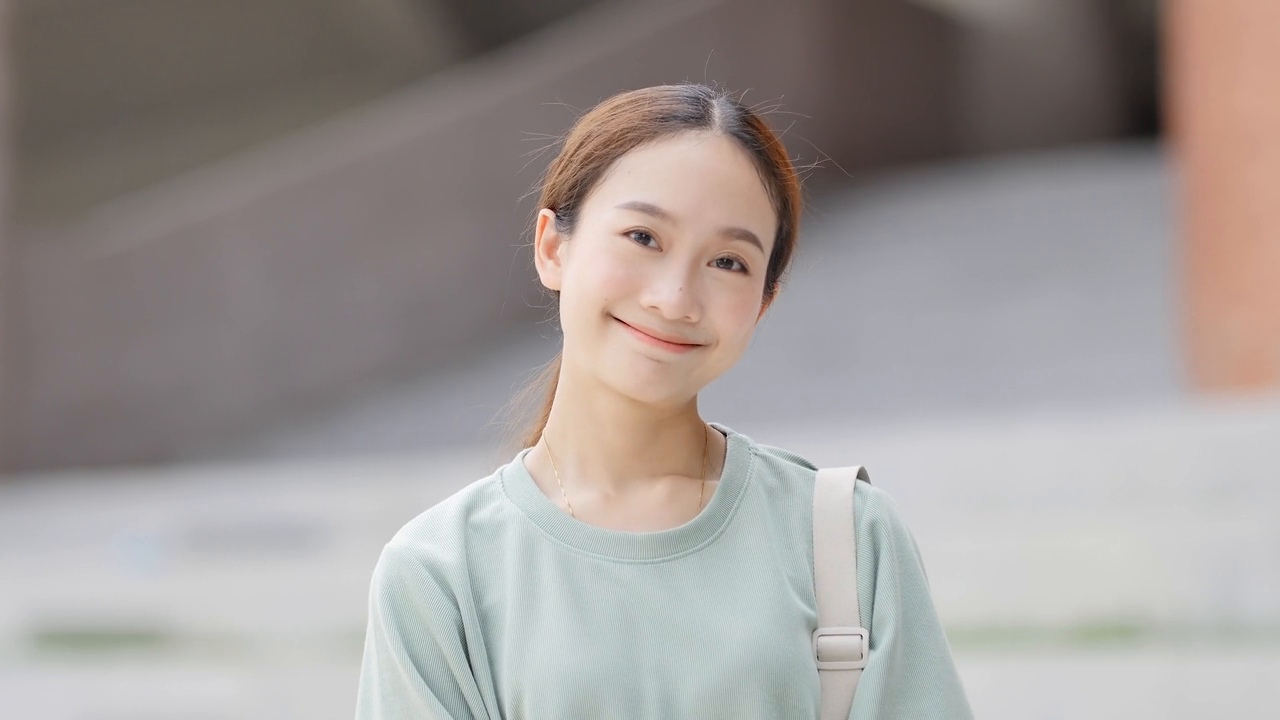
#> input picture frame 32 of data/person2.mp4, 1280 x 720 px
$ python 2_cartoon_filter.py
#> lines starting #> are read from the running program, lines starting #| are printed output that depends on the picture; after the words box and inside, x2 and y2 are one past the last pixel; in counts of white or black regions, pixels touching at a corner belong together
import cv2
import numpy as np

# cap = cv2.VideoCapture('data/person1.mp4')
cap = cv2.VideoCapture('data/person2.mp4')
# [6 lines of commented-out code are left out]

while True:
    success, img = cap.read()
#> img is the input picture: shape (720, 1280, 3); mean B, G, R 150.7, 152.9, 159.5

    if not success:
        cap.set(cv2.CAP_PROP_POS_FRAMES, 0)
        continue

    ### 엣지 검출
    # 그레이스케일 변환 - 엣지 검출 전 색상 제거
    gray = cv2.cvtColor(img, cv2.COLOR_BGR2GRAY)

    """ 히스토그램 평활화 """
    # 이미지 밝기 대비 개선
    # gray = cv2.equalizeHist(gray)

    # CLAHE - (Contrast Limited Adaptive Histogram Equalization)
    clahe = cv2.createCLAHE(clipLimit=2.0, tileGridSize=(8,8))
    gray = clahe.apply(gray)
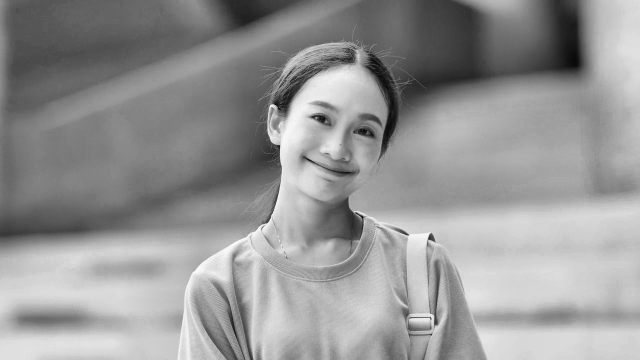
#> gray: shape (720, 1280) (shown at 1/2 size); min 1, max 255, mean 149.7

    """ 블러 처리 """
    # 가우시안 블러 - 전체적인 부드러운 노이즈 제거 및 부드럽게 처리
    # blurred = cv2.GaussianBlur(gray, (5,5), 0)

    # 메디안 블러 - 엣지를 더 보존하면서 노이즈 제거
    blurred = cv2.medianBlur(gray, 5)

    """ 엣지 검출 """
    # 캐니 엣지 검출 - 엣지 검출
    # 최소임계값: 이 값보다 낮은 그라디언트 값은 엣지로 간주되지 않음
    # 최대임계값: 이 값보다 높은 그라디언트 값은 확실한 엣지로 간주
    # edges = cv2.Canny(blurred, 100, 200)

    # 자동 임계값 계산
    v = np.median(blurred)
#> v = 152
    lower = int(max(0, 0.66 * v))
#> lower = 100
    upper = int(min(255, 1.33 * v))
#> upper = 202
    edges = cv2.Canny(blurred, lower, upper)
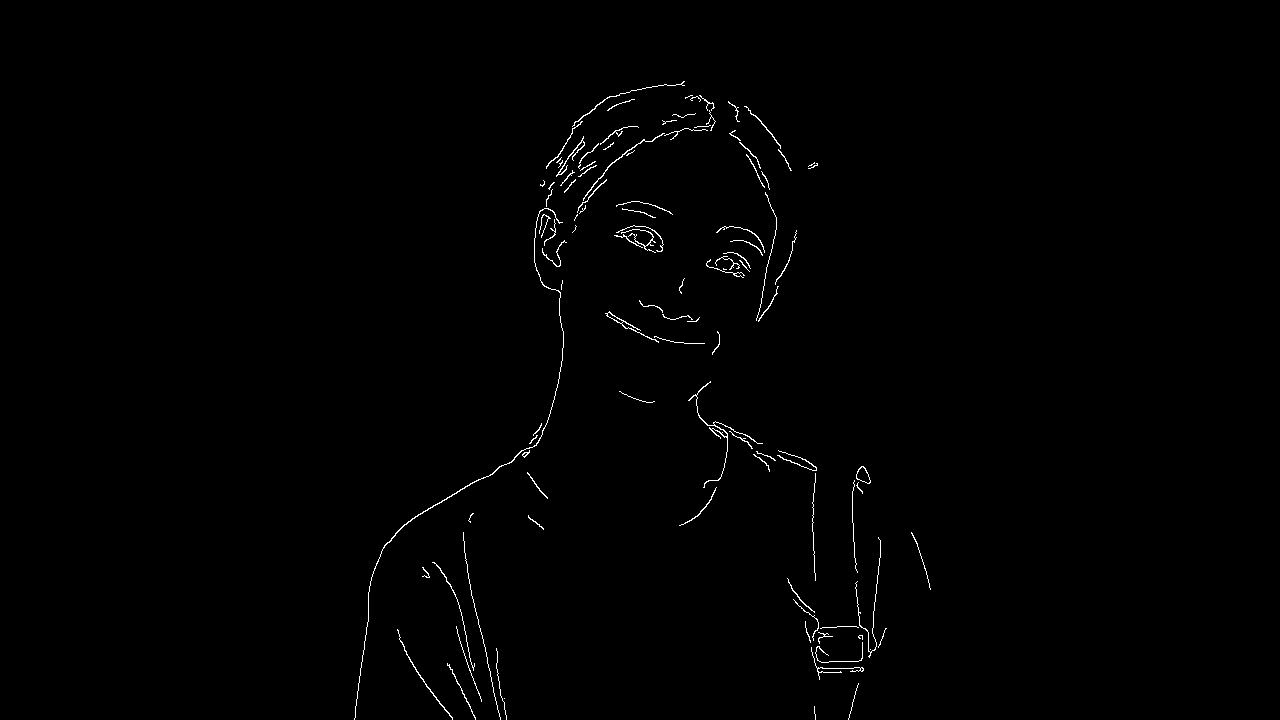
#> edges: shape (720, 1280); 0.67% white in thin lines or dots, all inside (x1, y1, x2, y2) = (354, 81, 931, 720)

    """ 엣지 연결 - 모폴로지 연산을 사용하여 연결 """
    # 사각형 커널 생성
    kernel = cv2.getStructuringElement(cv2.MORPH_RECT, (3,3))
    # 팽창 - 커널을 적용하여 하나라도 1이 있으면 중심 픽셀을 1로 만듬
    dilated = cv2.dilate(edges, kernel, iterations=1)
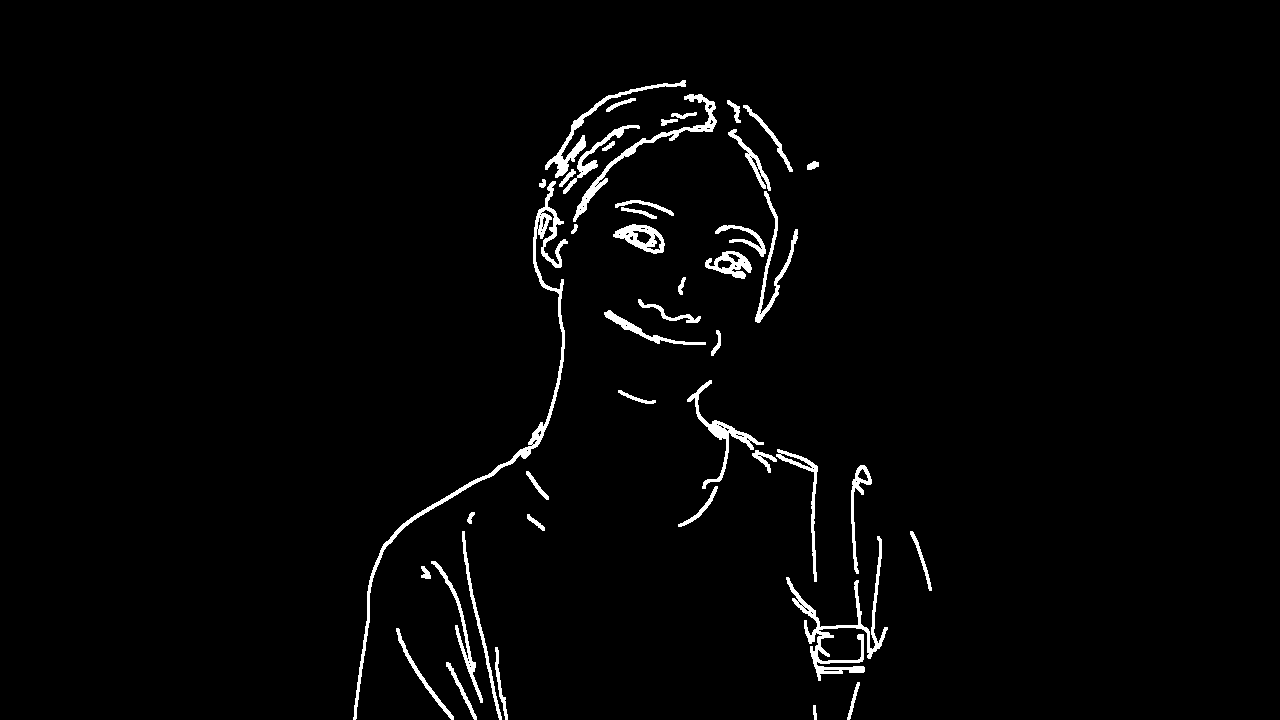
#> dilated: shape (720, 1280); 2.2% white; 44 white regions, largest, box (x1, y1, x2, y2) and area: (353, 181, 568, 720) 3204, (786, 536, 888, 681) 2253, (573, 94, 717, 222) 1356
    # 침식 - 커널을 적용하여 하나라도 0이 있으면 중심 픽셀 제거
    edges = cv2.erode(dilated, kernel, iterations=1)

    """ 필터(가우시안, 양방향 등) """
    # 색상 단순화 - 색상 평탄화. 잡음 제거
    # cv2.bilateralFilter: 양방향 필터링 함수. 엣지가 아닌 부분만 블러링하여 에지 보존
    color = cv2.bilateralFilter(img, d=9, sigmaColor=75, sigmaSpace=75)
    # color = cv2.bilateralFilter(img, d=-1, sigmaColor=75, sigmaSpace=75)

    # 엣지와 색상 결합
    edges = cv2.bitwise_not(edges)
    edges_colored = cv2.cvtColor(edges, cv2.COLOR_GRAY2BGR)

    # 색상과 윤곽선 결합
    cartoon = cv2.bitwise_and(color, edges_colored)
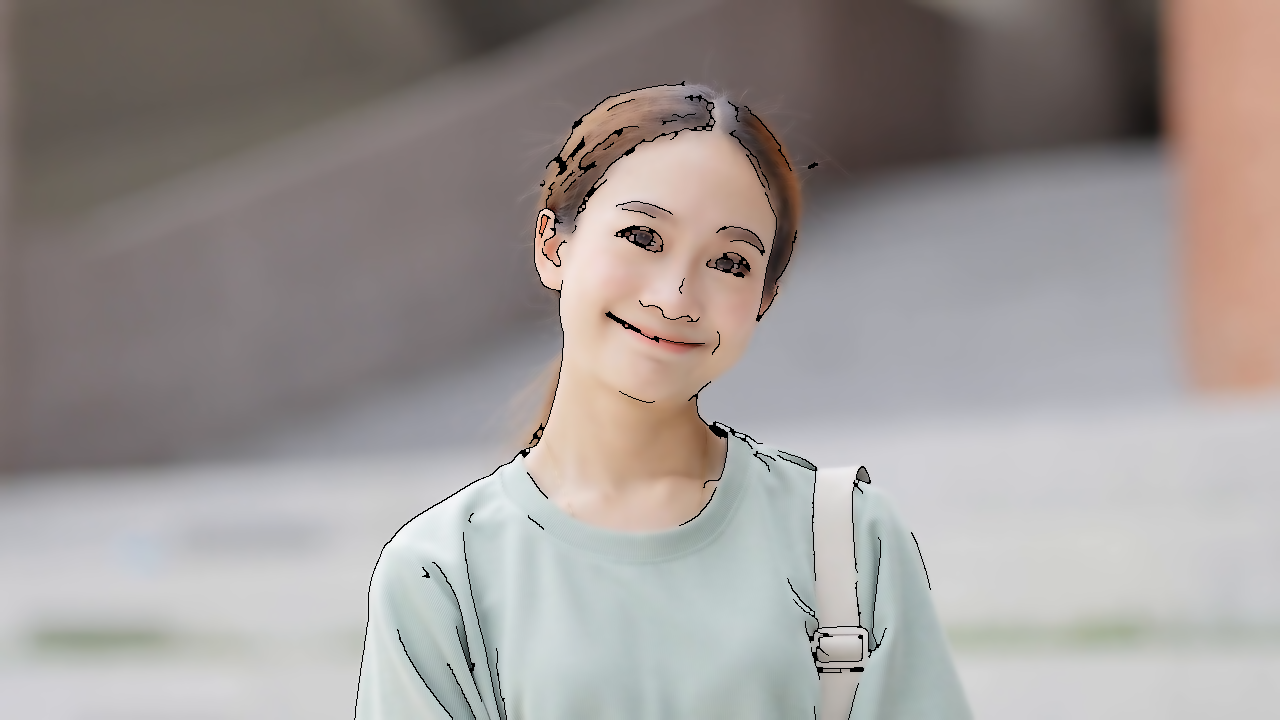
#> cartoon: shape (720, 1280, 3); mean B, G, R 149.5, 151.7, 158.2

    cv2.imshow('cartoon', cartoon)
    cv2.imshow('edges', edges)

    if cv2.waitKey(25) & 0xFF == ord('q'):
#> (key q is pressed here)
        break

cap.release()
cv2.destroyAllWindows()

$ run again, starting later in the video
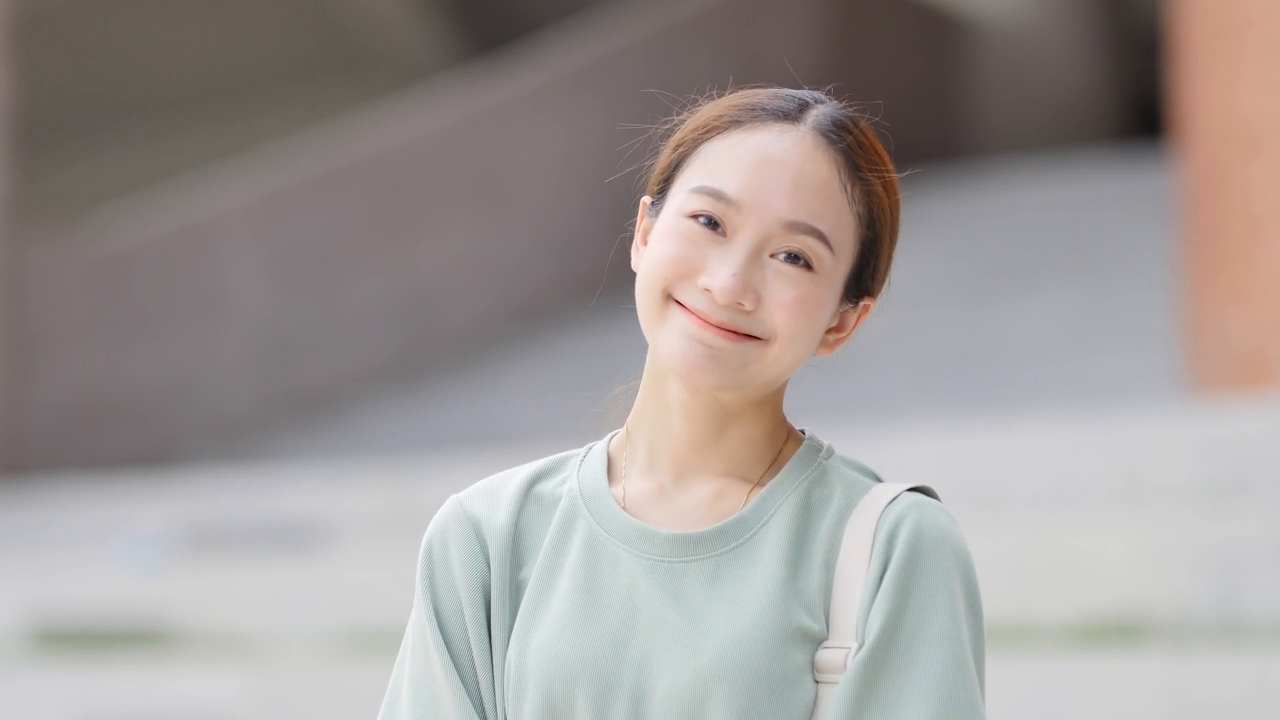
#> input picture frame 144 of data/person2.mp4, 1280 x 720 px
#> img is the input picture: shape (720, 1280, 3); mean B, G, R 151.1, 153, 159.6
#> v = 149
#> lower = 98
#> upper = 198
#> `edges = cv2.Canny(blurred, lower, upper)`:
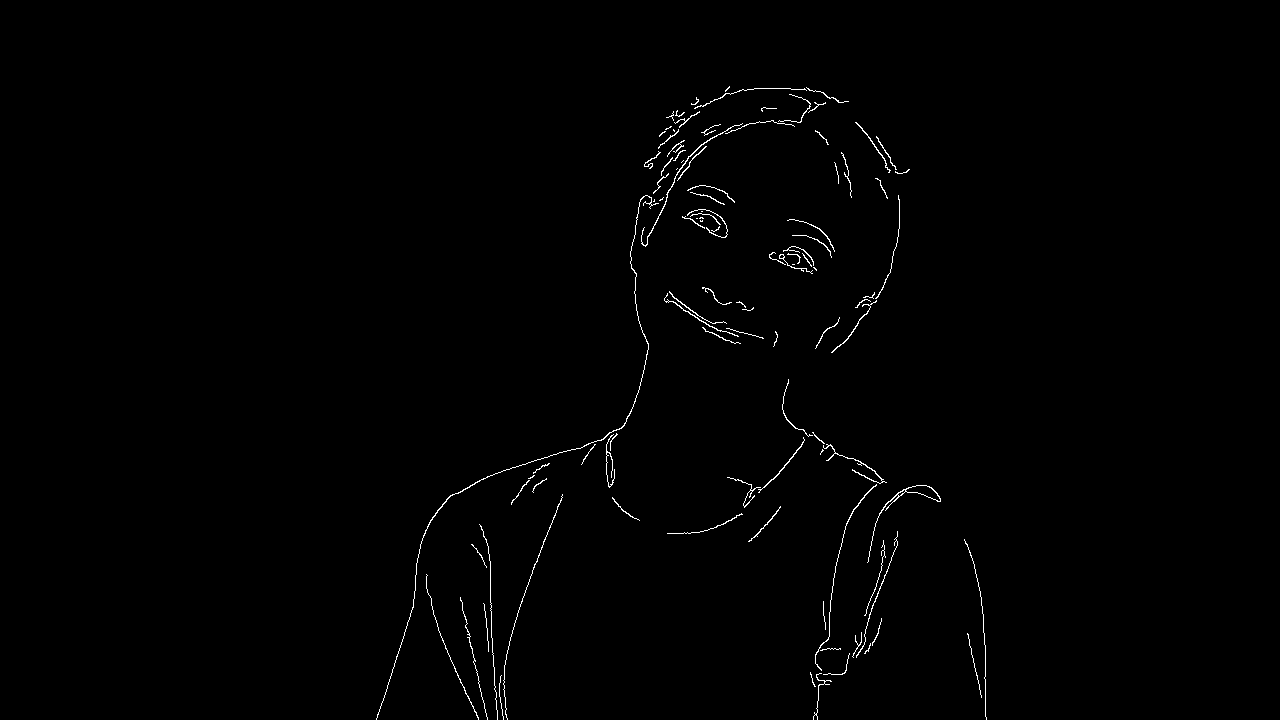
#> edges: shape (720, 1280); 0.71% white in thin lines or dots, all inside (x1, y1, x2, y2) = (376, 86, 987, 720)
#> dilated: shape (720, 1280); 2.3% white; 36 white regions, largest, box (x1, y1, x2, y2) and area: (375, 93, 827, 720) 4615, (726, 378, 899, 720) 3980, (478, 493, 564, 720) 1631
#> `cartoon = cv2.bitwise_and(color, edges_colored)`:
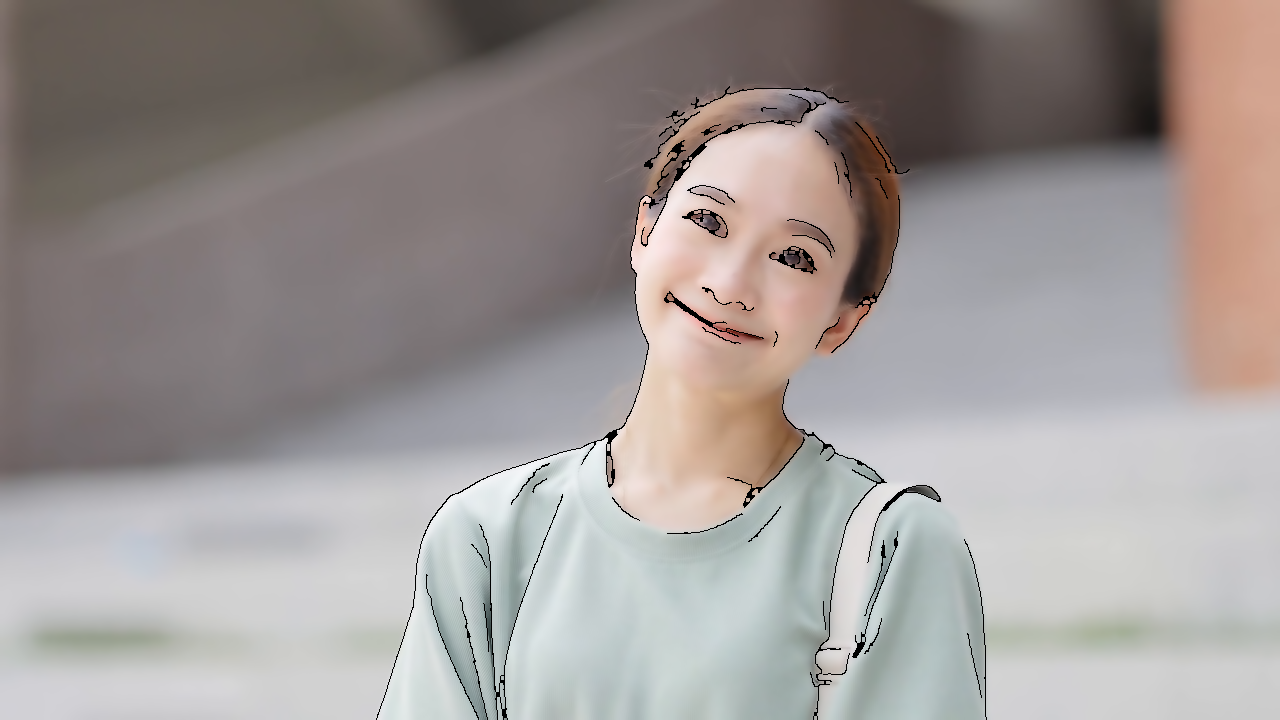
#> cartoon: shape (720, 1280, 3); mean B, G, R 149.8, 151.6, 158.1

$ run again, starting later in the video
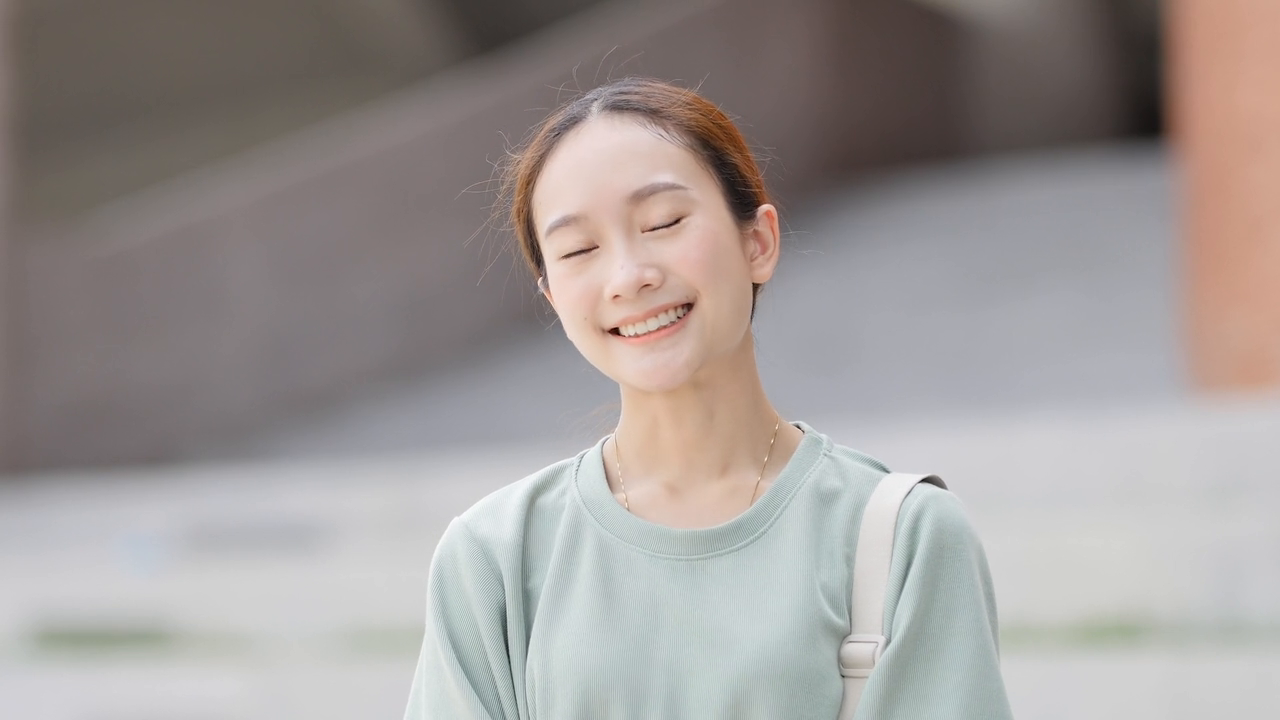
#> input picture frame 256 of data/person2.mp4, 1280 x 720 px
#> img is the input picture: shape (720, 1280, 3); mean B, G, R 151.2, 153.2, 159.6
#> v = 151
#> lower = 99
#> upper = 200
#> `edges = cv2.Canny(blurred, lower, upper)`:
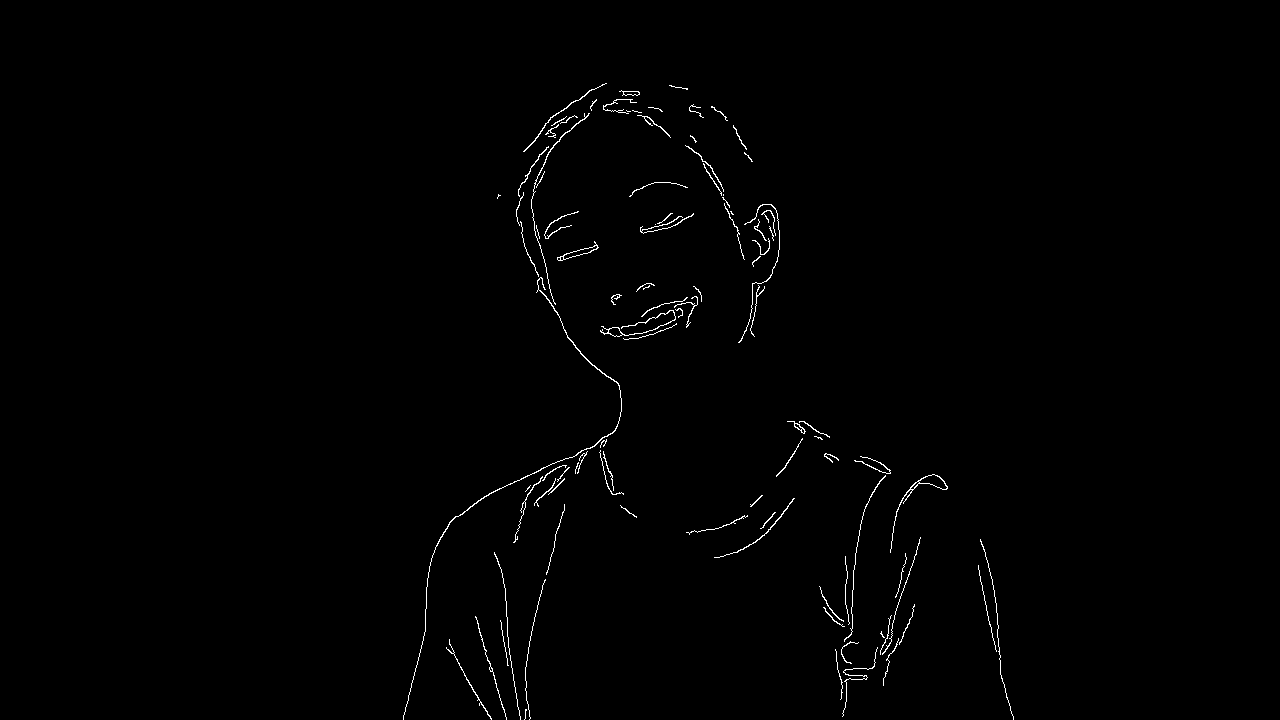
#> edges: shape (720, 1280); 0.72% white in thin lines or dots, all inside (x1, y1, x2, y2) = (403, 83, 1014, 720)
#> dilated: shape (720, 1280); 2.3% white; 40 white regions, largest, box (x1, y1, x2, y2) and area: (402, 82, 625, 720) 5159, (737, 203, 781, 344) 1512, (834, 536, 922, 718) 1479
#> `cartoon = cv2.bitwise_and(color, edges_colored)`:
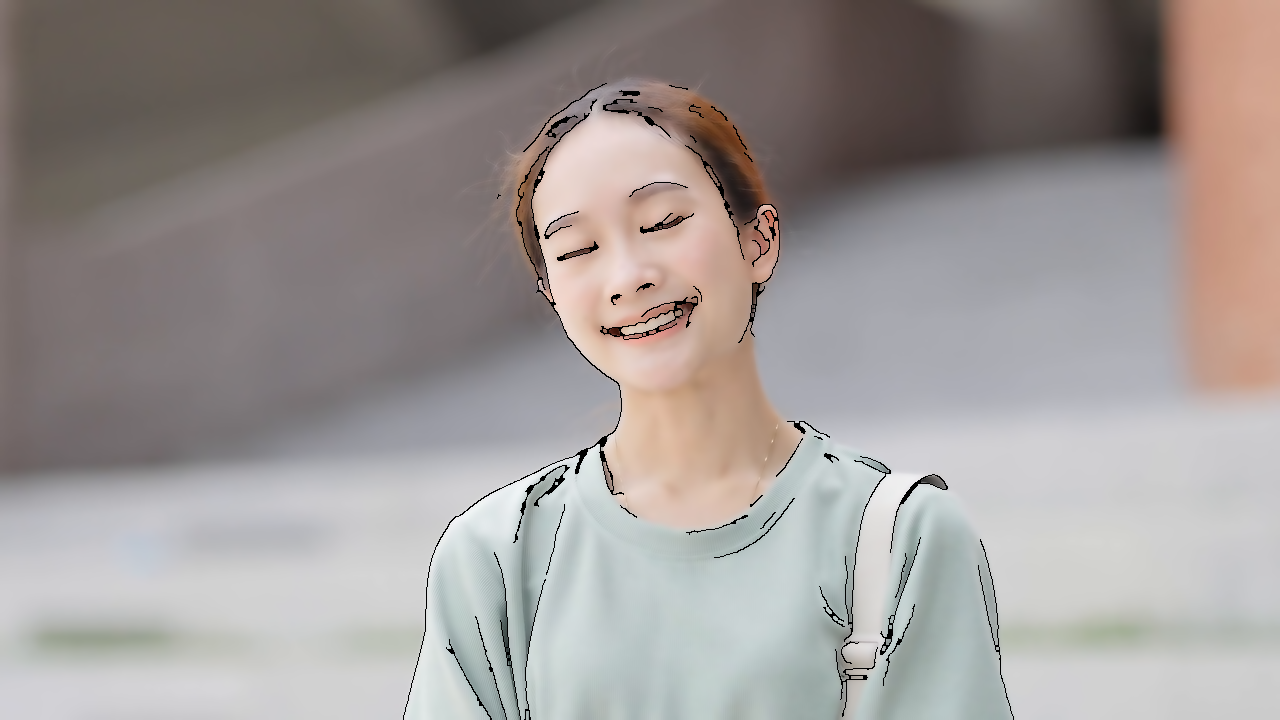
#> cartoon: shape (720, 1280, 3); mean B, G, R 149.9, 151.8, 158.1
